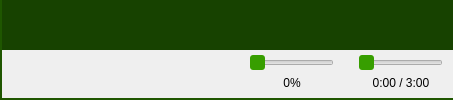
         <widget class="QWidget" name="media_page">
          <layout class="QVBoxLayout" name="verticalLayout_2">
           <property name="spacing">
            <number>0</number>
           </property>
           <property name="leftMargin">
            <number>0</number>
           </property>
           <property name="topMargin">
            <number>0</number>
           </property>
           <property name="rightMargin">
            <number>0</number>
           </property>
           <property name="bottomMargin">
            <number>0</number>
           </property>
           <item>
            <widget class="QWidget" name="media_player" native="true">
             <property name="styleSheet">
              <string notr="true">QWidget {
	background-color: #174200;
	border-left: 2px solid #1F5600;
}</string>
             </property>
            </widget>
           </item>
           <item>
            <widget class="QWidget" name="media_controls" native="true">
             <property name="sizePolicy">
              <sizepolicy hsizetype="Preferred" vsizetype="Fixed">
               <horstretch>0</horstretch>
               <verstretch>0</verstretch>
              </sizepolicy>
             </property>
             <property name="maximumSize">
              <size>
               <width>16777215</width>
               <height>50</height>
              </size>
             </property>
             <property name="styleSheet">
              <string notr="true">QWidget {
	border-bottom: 2px solid #1F5600;
	border-left: 2px solid #1F5600;
}

QPushButton {
	border-radius: 50%;
	border: 0;
	padding: 0px 15px;
}

QPushButton:checked {
	background-color: #1F5600;
}

QPushButton:hover {
	background-color: qlineargradient(spread:pad, x1:0, y1:0, x2:0, y2:1, stop:0 #1E5600, stop:1 #1B4F00);
}

QPushButton:pressed {
	background-color: #103F01;
}

QSlider {
	border: none;
}

QSlider::handle {
	background-color: #379E00;
	border-radius: 3px;
}

QSlider::handle:hover {
	background-color: #2D8200;
}

QLabel {
	border: none;
}</string>
             </property>
             <layout class="QHBoxLayout" name="horizontalLayout_7" stretch="0,0,3">
              <property name="spacing">
               <number>25</number>
              </property>
              <property name="leftMargin">
               <number>10</number>
              </property>
              <property name="topMargin">
               <number>5</number>
              </property>
              <property name="rightMargin">
               <number>10</number>
              </property>
              <property name="bottomMargin">
               <number>5</number>
              </property>
              <item>
               <layout class="QHBoxLayout" name="media_controller">
                <property name="spacing">
                 <number>10</number>
                </property>
                <item>
                 <widget class="QPushButton" name="button_shuffle">
                  <property name="sizePolicy">
                   <sizepolicy hsizetype="Fixed" vsizetype="Fixed">
                    <horstretch>0</horstretch>
                    <verstretch>0</verstretch>
                   </sizepolicy>
                  </property>
                  <property name="maximumSize">
                   <size>
                    <width>35</width>
                    <height>35</height>
                   </size>
                  </property>
                  <property name="text">
                   <string/>
                  </property>
                  <property name="icon">
                   <iconset>
                    <normaloff>icons/shuffle.png</normaloff>icons/shuffle.png</iconset>
                  </property>
                  <property name="iconSize">
                   <size>
                    <width>25</width>
                    <height>25</height>
                   </size>
                  </property>
                  <property name="checkable">
                   <bool>true</bool>
                  </property>
                 </widget>
                </item>
                <item>
                 <widget class="QPushButton" name="button_loop">
                  <property name="sizePolicy">
                   <sizepolicy hsizetype="Fixed" vsizetype="Fixed">
                    <horstretch>0</horstretch>
                    <verstretch>0</verstretch>
                   </sizepolicy>
                  </property>
                  <property name="maximumSize">
                   <size>
                    <width>35</width>
                    <height>35</height>
                   </size>
                  </property>
                  <property name="text">
                   <string/>
                  </property>
                  <property name="icon">
                   <iconset>
                    <normaloff>icons/refresh.png</normaloff>icons/refresh.png</iconset>
                  </property>
                  <property name="iconSize">
                   <size>
                    <width>25</width>
                    <height>25</height>
                   </size>
                  </property>
                  <property name="checkable">
                   <bool>true</bool>
                  </property>
                 </widget>
                </item>
                <item>
                 <widget class="QPushButton" name="button_backwards_media">
                  <property name="sizePolicy">
                   <sizepolicy hsizetype="Fixed" vsizetype="Fixed">
                    <horstretch>0</horstretch>
                    <verstretch>0</verstretch>
                   </sizepolicy>
                  </property>
                  <property name="maximumSize">
                   <size>
                    <width>35</width>
                    <height>35</height>
                   </size>
                  </property>
                  <property name="text">
                   <string/>
                  </property>
                  <property name="icon">
                   <iconset>
                    <normaloff>icons/backwards_media.png</normaloff>icons/backwards_media.png</iconset>
                  </property>
                  <property name="iconSize">
                   <size>
                    <width>25</width>
                    <height>25</height>
                   </size>
                  </property>
                 </widget>
                </item>
                <item>
                 <widget class="QPushButton" name="button_playstate_button">
                  <property name="sizePolicy">
                   <sizepolicy hsizetype="Fixed" vsizetype="Fixed">
                    <horstretch>0</horstretch>
                    <verstretch>0</verstretch>
                   </sizepolicy>
                  </property>
                  <property name="maximumSize">
                   <size>
                    <width>35</width>
                    <height>35</height>
                   </size>
                  </property>
                  <property name="text">
                   <string/>
                  </property>
                  <property name="icon">
                   <iconset>
                    <normaloff>icons/play.png</normaloff>icons/play.png</iconset>
                  </property>
                  <property name="iconSize">
                   <size>
                    <width>25</width>
                    <height>25</height>
                   </size>
                  </property>
                 </widget>
                </item>
                <item>
                 <widget class="QPushButton" name="button_forwards_media">
                  <property name="sizePolicy">
                   <sizepolicy hsizetype="Fixed" vsizetype="Fixed">
                    <horstretch>0</horstretch>
                    <verstretch>0</verstretch>
                   </sizepolicy>
                  </property>
                  <property name="maximumSize">
                   <size>
                    <width>35</width>
                    <height>35</height>
                   </size>
                  </property>
                  <property name="text">
                   <string/>
                  </property>
                  <property name="icon">
                   <iconset>
                    <normaloff>icons/forwards_media.png</normaloff>icons/forwards_media.png</iconset>
                  </property>
                  <property name="iconSize">
                   <size>
                    <width>25</width>
                    <height>25</height>
                   </size>
                  </property>
                 </widget>
                </item>
               </layout>
              </item>
              <item>
               <layout class="QVBoxLayout" name="volume_section" stretch="3,1">
                <property name="spacing">
                 <number>0</number>
                </property>
                <item>
                 <widget class="QSlider" name="slider_volume">
                  <property name="styleSheet">
                   <string notr="true"/>
                  </property>
                  <property name="orientation">
                   <enum>Qt::Orientation::Horizontal</enum>
                  </property>
                 </widget>
                </item>
                <item>
                 <widget class="QLabel" name="label_volume">
                  <property name="font">
                   <font>
                    <family>Microsoft YaHei UI</family>
                    <italic>false</italic>
                    <underline>false</underline>
                    <strikeout>false</strikeout>
                    <fontweight>Light</fontweight>
                   </font>
                  </property>
                  <property name="text">
                   <string>0%</string>
                  </property>
                  <property name="alignment">
                   <set>Qt::AlignmentFlag::AlignCenter</set>
                  </property>
                 </widget>
                </item>
               </layout>
              </item>
              <item>
               <layout class="QVBoxLayout" name="progress_section" stretch="3,1">
                <property name="spacing">
                 <number>0</number>
                </property>
                <item>
                 <widget class="QSlider" name="slider_progress">
                  <property name="orientation">
                   <enum>Qt::Orientation::Horizontal</enum>
                  </property>
                 </widget>
                </item>
                <item>
                 <widget class="QLabel" name="label_progress">
                  <property name="font">
                   <font>
                    <family>Microsoft YaHei UI</family>
                    <italic>false</italic>
                    <underline>false</underline>
                    <strikeout>false</strikeout>
                    <fontweight>Light</fontweight>
                   </font>
                  </property>
                  <property name="text">
                   <string>0:00 / 3:00</string>
                  </property>
                  <property name="alignment">
                   <set>Qt::AlignmentFlag::AlignCenter</set>
                  </property>
                 </widget>
                </item>
               </layout>
              </item>
             </layout>
            </widget>
           </item>
          </layout>
         </widget>
